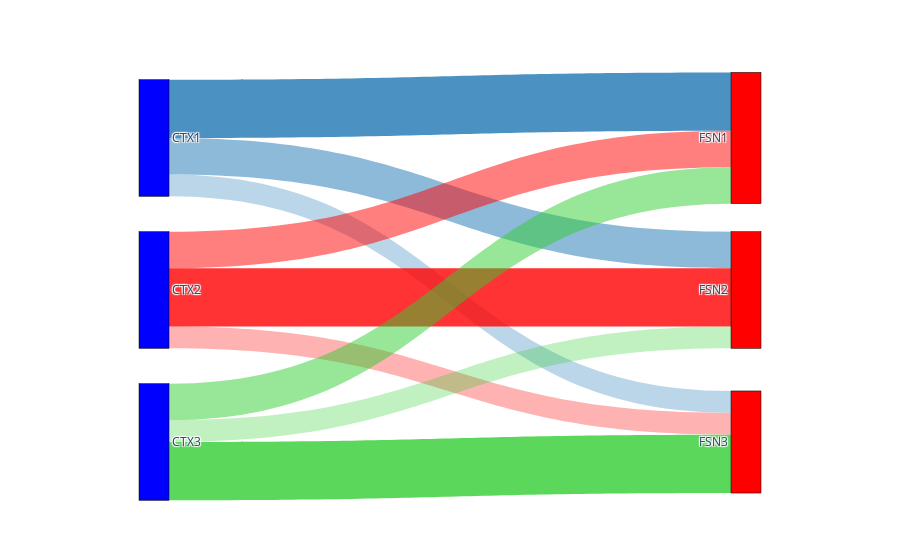

Notebook source saved alongside this figure:
### Code cell
labels = ["CTX1", "CTX2", "CTX3", "FSN1", "FSN2", "FSN3"]

source = [
    0, 0, 0,  
    1, 1, 1, 
    2, 2, 2   
]

target = [
    3, 4, 5,  
    4, 3, 5,  
    5, 3, 4   
]

value = [
    8, 5, 3,   
    8, 5, 3,  
    8, 5, 3  
]

fig = go.Figure(go.Sankey(
    node=dict(
        pad=15,
        thickness=30,
        line=dict(color="black", width=0.5),
        label=labels,
        color=["blue", "blue", "blue", "red", "red", "red"], 
        x=[0.1, 0.1, 0.1, 0.9, 0.9, 0.9], 
        y=[0.1, 0.5, 0.9, 0.1, 0.5, 0.9], 
    ),
    link=dict(
        source=source,
        target=target,
        value=value,
        color=["rgba(31, 119, 180, 0.8)", "rgba(31, 119, 180, 0.5)", "rgba(31, 119, 180, 0.3)",
               "rgba(255, 0, 0, 0.8)", "rgba(255, 0, 0, 0.5)", "rgba(255, 0, 0, 0.3)",
               "rgba(50, 205, 50, 0.8)", "rgba(50, 205, 50, 0.5)", "rgba(50, 205, 50, 0.3)"]
    )
))

fig.show()

### Figure 1 — Plotly figure (JSON) as saved in the notebook; plotly's stock layout.template omitted (floating-point values rounded to 4 significant figures)
{"data": [{"link": {"color": ["rgba(31, 119, 180, 0.8)", "rgba(31, 119, 180, 0.5)", "rgba(31, 119, 180, 0.3)", "rgba(255, 0, 0, 0.8)", "rgba(255, 0, 0, 0.5)", "rgba(255, 0, 0, 0.3)", "rgba(50, 205, 50, 0.8)", "rgba(50, 205, 50, 0.5)", "rgba(50, 205, 50, 0.3)"], "source": [0, 0, 0, 1, 1, 1, 2, 2, 2], "target": [3, 4, 5, 4, 3, 5, 5, 3, 4], "value": [8, 5, 3, 8, 5, 3, 8, 5, 3]}, "node": {"color": ["blue", "blue", "blue", "red", "red", "red"], "label": ["CTX1", "CTX2", "CTX3", "FSN1", "FSN2", "FSN3"], "line": {"color": "black", "width": 0.5}, "pad": 15, "thickness": 30, "x": [0.1, 0.1, 0.1, 0.9, 0.9, 0.9], "y": [0.1, 0.5, 0.9, 0.1, 0.5, 0.9]}, "type": "sankey"}], "layout": {}}
